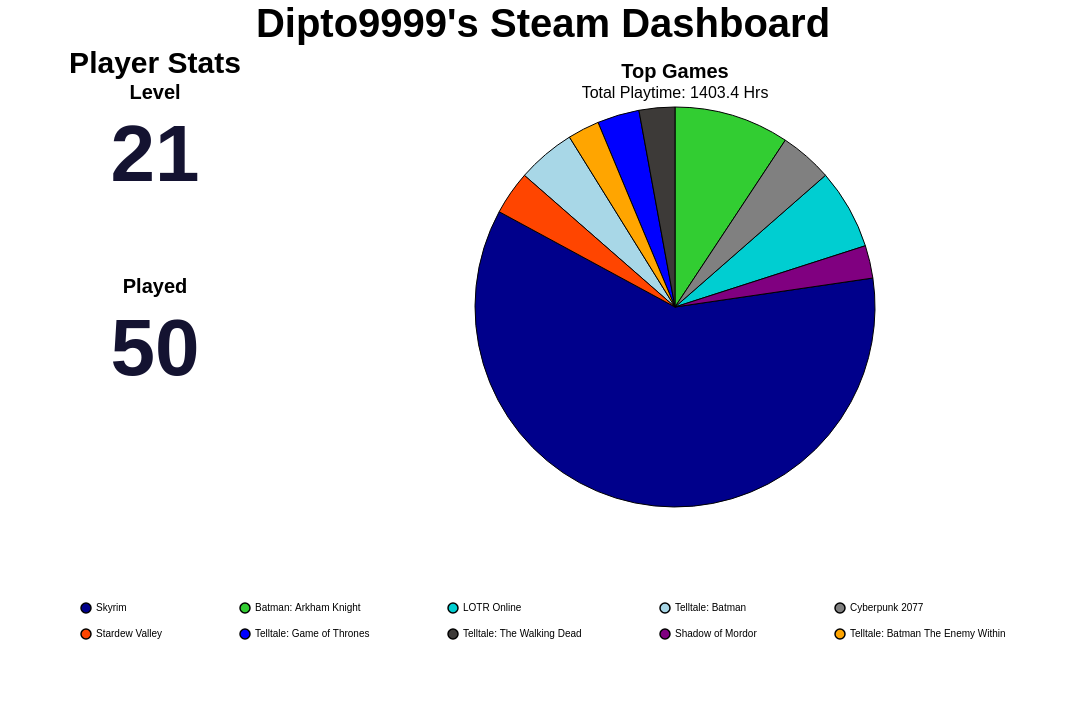

Here is the Vega-Lite specification saved for this chart:
### Vega-Lite specification from a JSON file in a GitHub repository (floating-point values rounded to 4 significant figures)
{"config": {"view": {"continuousWidth": 300, "continuousHeight": 300, "strokeOpacity": 0, "strokeWidth": 1.5}, "axis": {"labelFontSize": 12, "titleFontSize": 16}, "legend": {"labelFontSize": 12, "titleFontSize": 16}}, "hconcat": [{"vconcat": [{"data": {"name": "data-2499b64f9be58983f459d2071ccce1f4"}, "mark": {"type": "text", "align": "center", "baseline": "middle", "color": "#141331", "fontSize": 80, "fontWeight": "bold"}, "encoding": {"text": {"field": "Value", "type": "quantitative"}, "x": {"axis": null, "field": "Metric", "type": "nominal"}, "y": {"value": 50}}, "height": 150, "title": {"text": "Level", "anchor": "middle", "fontSize": 20}, "width": 300}, {"data": {"name": "data-3d361614c23f12396fa0eab35a1d9e7a"}, "mark": {"type": "text", "align": "center", "baseline": "middle", "color": "#141331", "fontSize": 80, "fontWeight": "bold"}, "encoding": {"text": {"field": "Value", "type": "quantitative"}, "x": {"axis": null, "field": "Metric", "type": "nominal"}, "y": {"value": 50}}, "height": 150, "title": {"text": "Played", "anchor": "middle", "fontSize": 20}, "width": 300}], "title": {"text": "Player Stats", "anchor": "middle", "fontSize": 30}}, {"data": {"name": "data-fc6b2ffdff4270b5fd70ed7c2183e8e8"}, "mark": {"type": "arc", "stroke": "black", "strokeWidth": 1}, "encoding": {"color": {"field": "name", "legend": {"columnPadding": 75, "columns": 5, "direction": "horizontal", "labelFontSize": 10, "orient": "bottom", "padding": 75, "rowPadding": 10, "title": "", "titleAlign": "center", "titleFontSize": 16}, "scale": {"range": ["#00008B", "#32CD32", "#00CED1", "#A8D7E7", "#808080", "#FF4500", "#0000FF", "#3D3A38", "#800080", "#FFA500", "#006400", "#8B0000", "#FFD700", "#4682B4", "#2E8B57"]}, "sort": null, "type": "nominal"}, "theta": {"field": "playtime_percentage", "type": "quantitative"}, "tooltip": [{"field": "name", "title": "Game", "type": "nominal"}, {"field": "playtime_forever", "format": ".1f", "title": "Time (Hrs)", "type": "quantitative"}, {"field": "playtime_percentage", "format": ".2f", "title": "Playtime (%)", "type": "quantitative"}]}, "height": 400, "title": {"text": "Top Games", "anchor": "middle", "fontSize": 20, "subtitle": "Total Playtime: 1403.4 Hrs", "subtitleFontSize": 16}, "width": 700}], "padding": {"left": 250, "right": 250, "top": 0, "bottom": 0}, "title": {"text": "Dipto9999's Steam Dashboard", "anchor": "middle", "fontSize": 40}, "$schema": "https://vega.github.io/schema/vega-lite/v6.1.0.json", "datasets": {"data-2499b64f9be58983f459d2071ccce1f4": [{"Metric": "Level", "Value": 21}], "data-3d361614c23f12396fa0eab35a1d9e7a": [{"Metric": "Played", "Value": 50}], "data-fc6b2ffdff4270b5fd70ed7c2183e8e8": [{"name": "Skyrim", "playtime_forever": 845.3, "appid": 72850, "playtime_percentage": 60.23}, {"name": "Batman: Arkham Knight", "playtime_forever": 130.5, "appid": 208650, "playtime_percentage": 9.3}, {"name": "LOTR Online", "playtime_forever": 91.02, "appid": 212500, "playtime_percentage": 6.49}, {"name": "Telltale: Batman", "playtime_forever": 66.22, "appid": 498240, "playtime_percentage": 4.72}, {"name": "Cyberpunk 2077", "playtime_forever": 59.75, "appid": 1091500, "playtime_percentage": 4.26}, {"name": "Stardew Valley", "playtime_forever": 49.5, "appid": 413150, "playtime_percentage": 3.53}, {"name": "Telltale: Game of Thrones", "playtime_forever": 47.68, "appid": 330840, "playtime_percentage": 3.4}, {"name": "Telltale: The Walking Dead", "playtime_forever": 40.52, "appid": 207610, "playtime_percentage": 2.89}, {"name": "Shadow of Mordor", "playtime_forever": 37.05, "appid": 241930, "playtime_percentage": 2.64}, {"name": "Telltale: Batman The Enemy Within", "playtime_forever": 35.93, "appid": 675260, "playtime_percentage": 2.56}]}}
